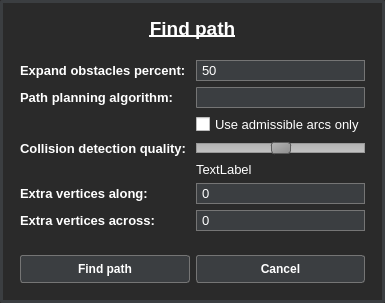
<?xml version="1.0" encoding="UTF-8"?>
<ui version="4.0">
 <class>FindPathClass</class>
 <widget class="QDialog" name="FindPathClass">
  <property name="geometry">
   <rect>
    <x>0</x>
    <y>0</y>
    <width>383</width>
    <height>303</height>
   </rect>
  </property>
  <property name="windowTitle">
   <string>FindPath</string>
  </property>
  <property name="styleSheet">
   <string notr="true">QDialog {
	background-color: #2a2a2a;
	border: 3px solid #3b3e41;
	border-radius: 3px;
}

QPushButton#btnFindPath, QPushButton#btnCancel {
    background-color: #3b3e41;
    border-radius: 3px;
    border: 1px solid #757575;
    font: bold 12px;
	color: white;
    min-width: 6em;
    padding: 6px;
}

QPushButton#btnFindPath:hover, QPushButton#btnCancel:hover {
    background-color: #85b448;
	cursor: pointer;
}

QPushButton#btnFindPath:pressed, QPushButton#btnCancel:pressed {
    background-color: #d86a39;
}

QSpinBox {
    padding-right: 15px; /* make room for the arrows */
	background-color: #3b3e41;
    border: 1px solid #757575;
	border-radius: 0px;
	padding: 1px 3px;
	color: white;
}

QSpinBox::up-button {
    subcontrol-origin: border;
    subcontrol-position: top right; /* position at the top right corner */
    width: 16px; /* 16 + 2*1px border-width = 15px padding + 3px parent border */
    border: 0px;
}

QSpinBox::up-arrow {
    image: url(Resources/arrow_up.png);
    width: 12px;
    height: 12px;
	padding-top: 3px;
	padding-right: 3px;
}

QSpinBox::up-arrow:hover {
	image: url(Resources/arrow_up_hover.png);
}

QSpinBox::down-button {
    subcontrol-origin: border;
    subcontrol-position: bottom right; /* position at bottom right corner */
    width: 16px;
    border: 0px;
    border-top-width: 0;
}

QSpinBox::down-arrow {
    image: url(Resources/arrow_down.png);
    width: 12px;
    height: 12px;
	padding-bottom: 3px;
	padding-right: 3px;
}

QSpinBox::down-arrow:hover {
	image: url(Resources/arrow_down_hover.png);
}

QLabel {
	color: white;
}

QComboBox {
   border: 1px solid #757575;
	border-radius: 1px;
	padding: 1px 3px;
    min-width: 6em;
	color: #FFFFFF;
}

QComboBox:editable {
    background: white;
}

QComboBox:!editable, QComboBox::drop-down:editable {
     background: #3b3e41;
}

QComboBox:!editable:on, QComboBox::drop-down:editable:on {
    background: #d86a39;
}

QComboBox:on { /* shift the text when the popup opens */
    padding-top: 3px;
    padding-left: 4px;
	color: white;
}

QComboBox::drop-down {
    subcontrol-origin: padding;
    subcontrol-position: top right;
    width: 22px;
	color: white;
    border-left-width: 1px;
    border-left-color: transparent;
    border-left-style: solid; /* just a single line */
    border-top-right-radius: 3px; /* same radius as the QComboBox */
    border-bottom-right-radius: 3px;
}

QComboBox::down-arrow {
    image: url(Resources/arrow_down.png);
    width: 12px;
    height: 12px;
	padding-top: 0px;
	padding-right: 0px;
}

QComboBox::down-arrow:hover {
    image: url(Resources/arrow_down_hover.png);
}

QComboBox::down-arrow:on { /* shift the arrow when popup is open */
    top: 1px;
    left: 1px;
}
QSlider::groove:horizontal {
    border: 1px solid #999999;
    height: 8px; /* the groove expands to the size of the slider by default. by giving it a height, it has a fixed size */
    background: qlineargradient(x1:0, y1:0, x2:0, y2:1, stop:0 #B1B1B1, stop:1 #c4c4c4);
    margin: 2px 0;
}

QSlider::handle:horizontal {
    background: qlineargradient(x1:0, y1:0, x2:1, y2:1, stop:0 #b4b4b4, stop:1 #8f8f8f);
    border: 1px solid #5c5c5c;
    width: 18px;
    margin: -2px 0; /* handle is placed by default on the contents rect of the groove. Expand outside the groove */
    border-radius: 3px;
}</string>
  </property>
  <layout class="QGridLayout" name="gridLayout">
   <item row="2" column="0" colspan="2">
    <layout class="QVBoxLayout" name="verticalLayout">
     <item>
      <widget class="QLabel" name="findPathTitle">
       <property name="sizePolicy">
        <sizepolicy hsizetype="Preferred" vsizetype="Minimum">
         <horstretch>0</horstretch>
         <verstretch>0</verstretch>
        </sizepolicy>
       </property>
       <property name="font">
        <font>
         <pointsize>14</pointsize>
         <weight>75</weight>
         <bold>true</bold>
         <underline>true</underline>
        </font>
       </property>
       <property name="text">
        <string>Find path</string>
       </property>
       <property name="alignment">
        <set>Qt::AlignCenter</set>
       </property>
      </widget>
     </item>
     <item>
      <widget class="QFrame" name="formFrame">
       <layout class="QFormLayout" name="formLayout">
        <property name="leftMargin">
         <number>9</number>
        </property>
        <property name="topMargin">
         <number>9</number>
        </property>
        <property name="rightMargin">
         <number>9</number>
        </property>
        <property name="bottomMargin">
         <number>9</number>
        </property>
        <item row="0" column="0">
         <widget class="QLabel" name="expandObstaclesPercentLabel">
          <property name="font">
           <font>
            <pointsize>10</pointsize>
            <weight>75</weight>
            <bold>true</bold>
           </font>
          </property>
          <property name="text">
           <string>Expand obstacles percent: </string>
          </property>
         </widget>
        </item>
        <item row="0" column="1">
         <widget class="QSpinBox" name="expandSizePercent">
          <property name="font">
           <font>
            <pointsize>10</pointsize>
           </font>
          </property>
          <property name="maximum">
           <number>100</number>
          </property>
          <property name="value">
           <number>50</number>
          </property>
         </widget>
        </item>
        <item row="1" column="0">
         <widget class="QLabel" name="pathPlanningAlgorithmLabel">
          <property name="font">
           <font>
            <pointsize>10</pointsize>
            <weight>75</weight>
            <bold>true</bold>
           </font>
          </property>
          <property name="text">
           <string>Path planning algorithm: </string>
          </property>
         </widget>
        </item>
        <item row="1" column="1">
         <widget class="QComboBox" name="comboBoxAlgorithm">
          <property name="font">
           <font>
            <pointsize>10</pointsize>
           </font>
          </property>
         </widget>
        </item>
        <item row="2" column="0">
         <widget class="QLabel" name="label_4">
          <property name="text">
           <string/>
          </property>
         </widget>
        </item>
        <item row="2" column="1">
         <widget class="QCheckBox" name="checkBoxAdmissibleArcsOnly">
          <property name="font">
           <font>
            <pointsize>10</pointsize>
           </font>
          </property>
          <property name="styleSheet">
           <string notr="true">color: white;</string>
          </property>
          <property name="text">
           <string>Use admissible arcs only</string>
          </property>
         </widget>
        </item>
        <item row="3" column="0">
         <widget class="QLabel" name="collisionDetectionQualityLabel">
          <property name="font">
           <font>
            <pointsize>10</pointsize>
            <weight>75</weight>
            <bold>true</bold>
           </font>
          </property>
          <property name="text">
           <string>Collision detection quality: </string>
          </property>
         </widget>
        </item>
        <item row="3" column="1">
         <layout class="QHBoxLayout" name="horizontalLayout">
          <item>
           <widget class="QSlider" name="sliderCollisionDetectionQuality">
            <property name="maximum">
             <number>100</number>
            </property>
            <property name="value">
             <number>50</number>
            </property>
            <property name="orientation">
             <enum>Qt::Horizontal</enum>
            </property>
           </widget>
          </item>
         </layout>
        </item>
        <item row="4" column="1">
         <widget class="QLabel" name="labelCollisionDetectionQuality">
          <property name="font">
           <font>
            <pointsize>10</pointsize>
           </font>
          </property>
          <property name="text">
           <string>TextLabel</string>
          </property>
         </widget>
        </item>
        <item row="4" column="0">
         <widget class="QLabel" name="label_6">
          <property name="text">
           <string/>
          </property>
         </widget>
        </item>
        <item row="5" column="0">
         <widget class="QLabel" name="ExtraVerticesAlongLabel">
          <property name="font">
           <font>
            <pointsize>10</pointsize>
            <weight>75</weight>
            <bold>true</bold>
           </font>
          </property>
          <property name="text">
           <string>Extra vertices along: </string>
          </property>
         </widget>
        </item>
        <item row="6" column="0">
         <widget class="QLabel" name="extraVerticesAcrossLabel">
          <property name="font">
           <font>
            <pointsize>10</pointsize>
            <weight>75</weight>
            <bold>true</bold>
           </font>
          </property>
          <property name="text">
           <string>Extra vertices across: </string>
          </property>
         </widget>
        </item>
        <item row="5" column="1">
         <widget class="QSpinBox" name="graphExtraVerticesAlong">
          <property name="font">
           <font>
            <pointsize>10</pointsize>
           </font>
          </property>
         </widget>
        </item>
        <item row="6" column="1">
         <widget class="QSpinBox" name="graphExtraVerticesAcross">
          <property name="font">
           <font>
            <pointsize>10</pointsize>
           </font>
          </property>
         </widget>
        </item>
       </layout>
      </widget>
     </item>
     <item>
      <layout class="QHBoxLayout" name="horizontalLayout_2">
       <property name="leftMargin">
        <number>9</number>
       </property>
       <property name="topMargin">
        <number>9</number>
       </property>
       <property name="rightMargin">
        <number>9</number>
       </property>
       <property name="bottomMargin">
        <number>9</number>
       </property>
       <item>
        <widget class="QPushButton" name="btnFindPath">
         <property name="cursor">
          <cursorShape>PointingHandCursor</cursorShape>
         </property>
         <property name="text">
          <string>Find path</string>
         </property>
        </widget>
       </item>
       <item>
        <widget class="QPushButton" name="btnCancel">
         <property name="cursor">
          <cursorShape>PointingHandCursor</cursorShape>
         </property>
         <property name="text">
          <string>Cancel</string>
         </property>
        </widget>
       </item>
      </layout>
     </item>
    </layout>
   </item>
  </layout>
 </widget>
 <layoutdefault spacing="6" margin="11"/>
 <resources/>
 <connections/>
</ui>
